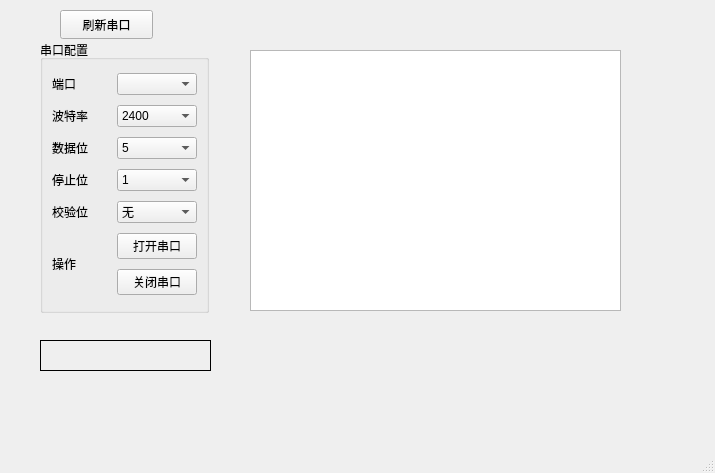
<?xml version="1.0" encoding="UTF-8"?>
<ui version="4.0">
 <class>MainWindow</class>
 <widget class="QMainWindow" name="MainWindow">
  <property name="geometry">
   <rect>
    <x>0</x>
    <y>0</y>
    <width>715</width>
    <height>473</height>
   </rect>
  </property>
  <property name="windowTitle">
   <string>MainWindow</string>
  </property>
  <widget class="QWidget" name="centralwidget">
   <widget class="QGroupBox" name="groupBox">
    <property name="geometry">
     <rect>
      <x>40</x>
      <y>40</y>
      <width>169</width>
      <height>273</height>
     </rect>
    </property>
    <property name="title">
     <string>串口配置</string>
    </property>
    <layout class="QGridLayout" name="gridLayout">
     <item row="0" column="0">
      <widget class="QLabel" name="label_SerialNum">
       <property name="text">
        <string>端口</string>
       </property>
      </widget>
     </item>
     <item row="0" column="1">
      <widget class="QComboBox" name="Box_serialNum"/>
     </item>
     <item row="1" column="0">
      <widget class="QLabel" name="label_Baud">
       <property name="text">
        <string>波特率</string>
       </property>
      </widget>
     </item>
     <item row="1" column="1">
      <widget class="QComboBox" name="Box_Baud">
       <item>
        <property name="text">
         <string>2400</string>
        </property>
       </item>
       <item>
        <property name="text">
         <string>4800</string>
        </property>
       </item>
       <item>
        <property name="text">
         <string>9600</string>
        </property>
       </item>
       <item>
        <property name="text">
         <string>19200</string>
        </property>
       </item>
       <item>
        <property name="text">
         <string>38400</string>
        </property>
       </item>
       <item>
        <property name="text">
         <string>57600</string>
        </property>
       </item>
       <item>
        <property name="text">
         <string>115200</string>
        </property>
       </item>
      </widget>
     </item>
     <item row="2" column="0">
      <widget class="QLabel" name="label_Data">
       <property name="text">
        <string>数据位</string>
       </property>
      </widget>
     </item>
     <item row="2" column="1">
      <widget class="QComboBox" name="Box_Data">
       <item>
        <property name="text">
         <string>5</string>
        </property>
       </item>
       <item>
        <property name="text">
         <string>6</string>
        </property>
       </item>
       <item>
        <property name="text">
         <string>7</string>
        </property>
       </item>
       <item>
        <property name="text">
         <string>8</string>
        </property>
       </item>
      </widget>
     </item>
     <item row="3" column="0">
      <widget class="QLabel" name="label_StopBit">
       <property name="text">
        <string>停止位</string>
       </property>
      </widget>
     </item>
     <item row="3" column="1">
      <widget class="QComboBox" name="Box_StopBit">
       <item>
        <property name="text">
         <string>1</string>
        </property>
       </item>
       <item>
        <property name="text">
         <string>2</string>
        </property>
       </item>
      </widget>
     </item>
     <item row="4" column="0">
      <widget class="QLabel" name="label_Parity">
       <property name="text">
        <string>校验位</string>
       </property>
      </widget>
     </item>
     <item row="4" column="1">
      <widget class="QComboBox" name="Box_Parity">
       <item>
        <property name="text">
         <string>无</string>
        </property>
       </item>
       <item>
        <property name="text">
         <string>奇</string>
        </property>
       </item>
       <item>
        <property name="text">
         <string>偶</string>
        </property>
       </item>
      </widget>
     </item>
     <item row="5" column="0" rowspan="2">
      <widget class="QLabel" name="label_Open">
       <property name="text">
        <string>操作</string>
       </property>
      </widget>
     </item>
     <item row="5" column="1">
      <widget class="QPushButton" name="Button_Open">
       <property name="text">
        <string>打开串口</string>
       </property>
      </widget>
     </item>
     <item row="6" column="1">
      <widget class="QPushButton" name="Button_Close">
       <property name="text">
        <string>关闭串口</string>
       </property>
      </widget>
     </item>
    </layout>
   </widget>
   <widget class="QPlainTextEdit" name="plainTextEdit">
    <property name="geometry">
     <rect>
      <x>250</x>
      <y>50</y>
      <width>371</width>
      <height>261</height>
     </rect>
    </property>
    <property name="readOnly">
     <bool>true</bool>
    </property>
   </widget>
   <widget class="QLabel" name="label_SerialInfo">
    <property name="geometry">
     <rect>
      <x>40</x>
      <y>340</y>
      <width>171</width>
      <height>31</height>
     </rect>
    </property>
    <property name="frameShape">
     <enum>QFrame::Box</enum>
    </property>
    <property name="text">
     <string/>
    </property>
    <property name="alignment">
     <set>Qt::AlignCenter</set>
    </property>
   </widget>
   <widget class="QPushButton" name="Button_Refresh">
    <property name="geometry">
     <rect>
      <x>60</x>
      <y>10</y>
      <width>93</width>
      <height>29</height>
     </rect>
    </property>
    <property name="text">
     <string>刷新串口</string>
    </property>
   </widget>
  </widget>
  <widget class="QMenuBar" name="MenuBar">
   <property name="geometry">
    <rect>
     <x>0</x>
     <y>0</y>
     <width>715</width>
     <height>26</height>
    </rect>
   </property>
  </widget>
  <widget class="QStatusBar" name="statusbar"/>
 </widget>
 <resources/>
 <connections/>
</ui>
